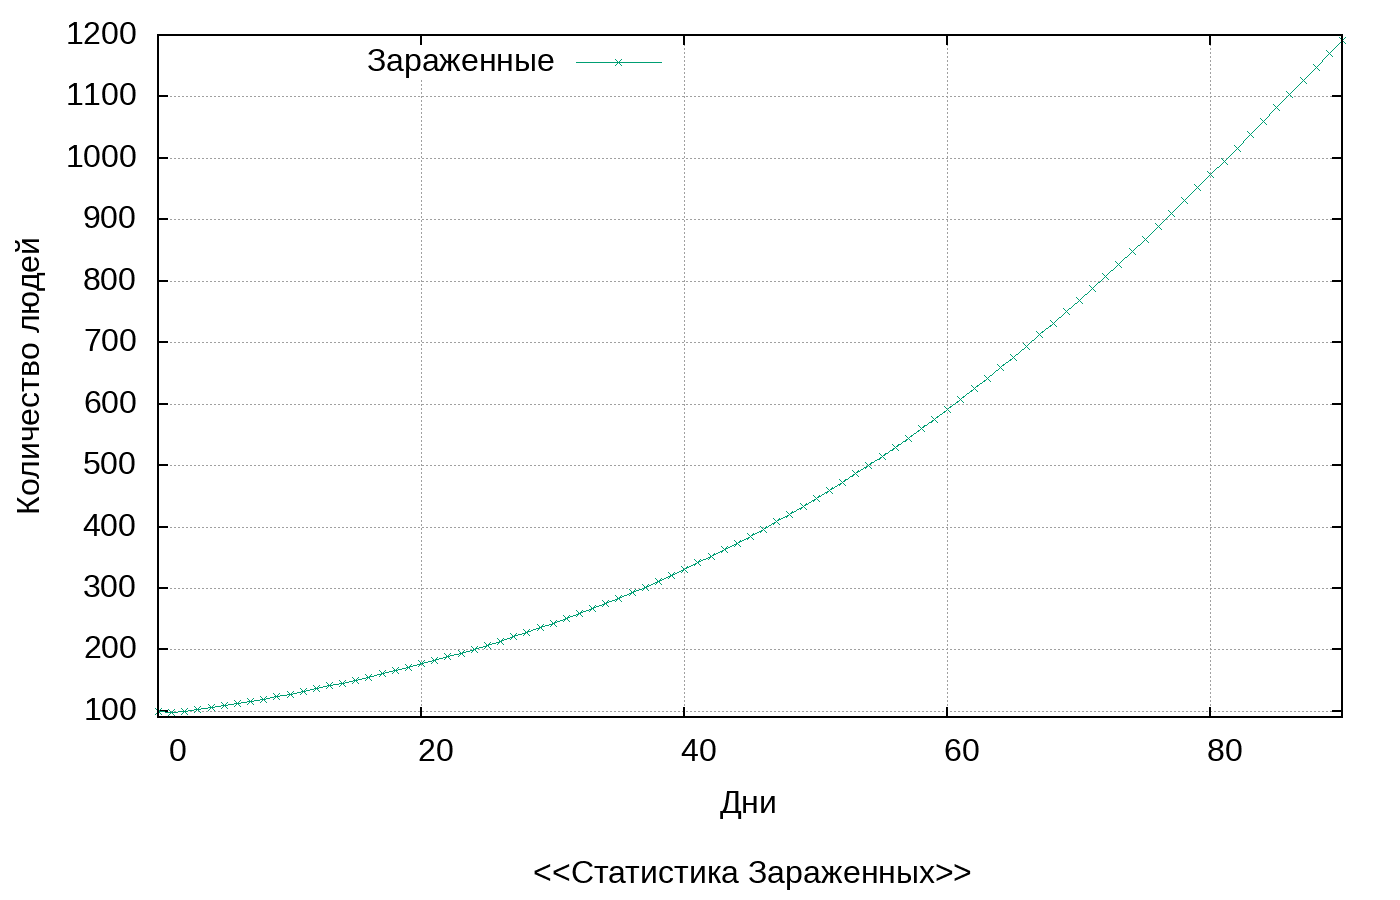

The script that saved this image:
#!/usr/bin/gnuplot

set termoption enhanced
set terminal png size 1400,900 font "Arial, 24"
set output "e.png"
set style line 1 lc rgb "0xDC143C" lt 1 lw 4 pt 9 ps 1
set border lw 2
set grid
set key top left
set xlabel "Дни\n\n <<Статистика Зараженных>>
set ylabel "Количество людей" rotate by 90
set xtics 20
set ytics 100
set format x "%6.0f"
set format y "%1.0f"
set yrange [90:1200]
set xrange [0:90]
plot "exposed.txt" using 1:2 title "Зараженные" with linespoints ls 2, 